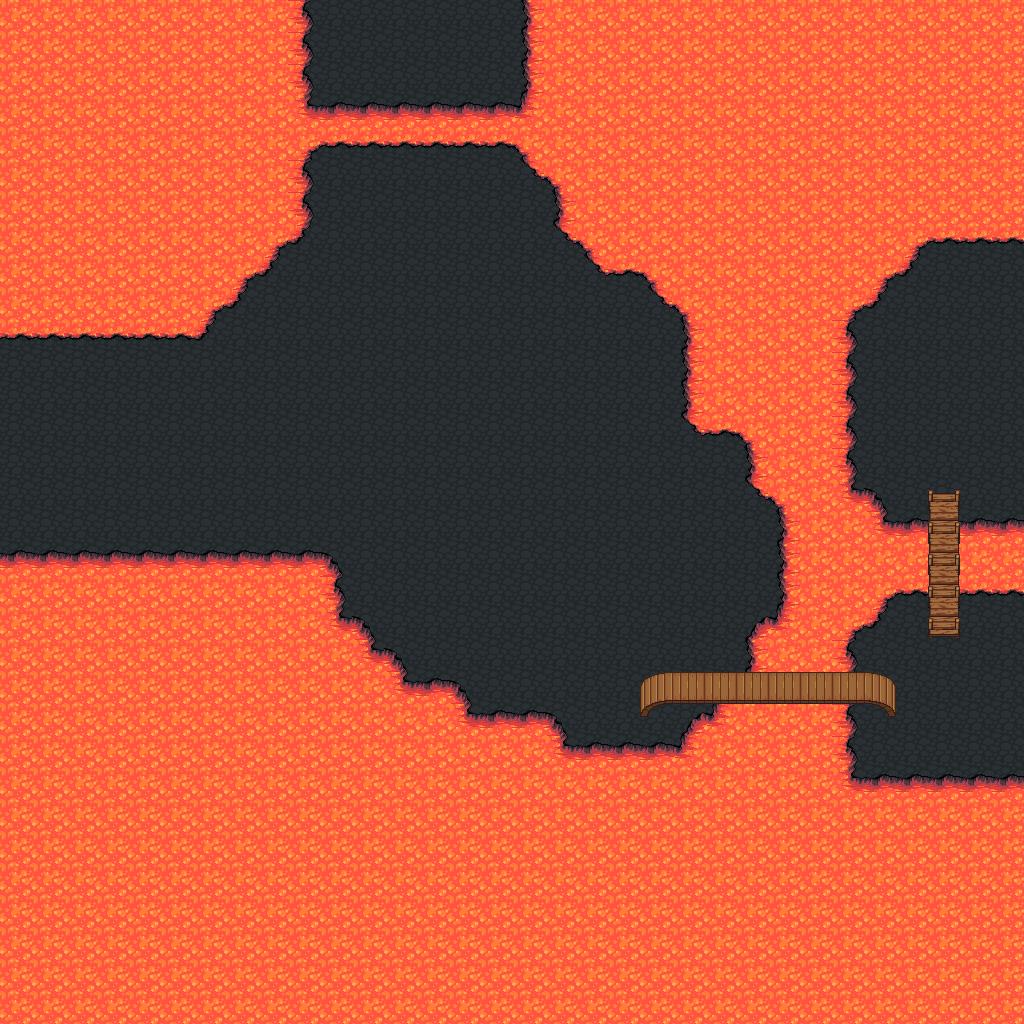

Tiled map render using the project's own tile images. Description and the map definition, with tile-layer contents summarised, below:
An orthogonal 32x32 tile map with 32x32 px tiles, 3 tile layers (background, fringe, object), 1 hidden layer not drawn, 2 tilesets and 17 objects (16x event, enemy).

<map version="1.0" tiledversion="1.1.2" orientation="orthogonal" renderorder="right-down" width="32" height="32" tilewidth="32" tileheight="32" infinite="0" backgroundcolor="#000000" nextobjectid="18">
 <properties>
  <property name="music" value="music/evil_temple.ogg" />
  <property name="tileset" value="tilesetdefs/volcano.txt" />
  <property name="title" value="Volcano" />
 </properties>
 <tileset firstgid="1" name="tiled_collision" tilewidth="32" tileheight="32" tilecount="15" columns="15">
  <image source="tiled_collision.png" width="480" height="32" />
 </tileset>
 <tileset firstgid="16" name="generic_background" tilewidth="32" tileheight="32" tilecount="702" columns="27">
  <image source="generic_background.png" width="864" height="832" />
 </tileset>
 <layer name="background" width="32" height="32">
  <data>[1024 cells, 1024 non-empty, 5 distinct tile ids]</data>
 </layer>
 <layer name="fringe" width="32" height="32">
  <data>[1024 cells, 135 non-empty, 19 distinct tile ids]</data>
 </layer>
 <layer name="object" width="32" height="32">
  <data>[1024 cells, 0 non-empty, 0 distinct tile ids]</data>
 </layer>
 <layer name="collision" width="32" height="32" visible="0">
  <data>[1024 cells, 121 non-empty, 1 distinct tile ids]</data>
 </layer>
 <objectgroup name="enemy">
  <object id="1" name="2 Skeleton Knights" type="enemy" x="416" y="288" width="128" height="192">
   <properties>
    <property name="category" value="skeletonknight" />
    <property name="level" value="2,2" />
    <property name="number" value="2,2" />
   </properties>
  </object>
 </objectgroup>
 <objectgroup name="event">
  <object id="2" name="Teleport to Volcano1" type="event" x="0" y="352" width="32" height="192">
   <properties>
    <property name="activate" value="on_trigger" />
    <property name="intermap" value="maps/volcano1.txt,30,18" />
   </properties>
  </object>
  <object id="3" name="Fire alert" type="event" x="320" y="160" width="192" height="96">
   <properties>
    <property name="activate" value="on_trigger" />
    <property name="msg" value="There might be a way to cross that small gap, but it looks deadly." />
    <property name="repeat" value="false" />
    <property name="soundfx" value="soundfx/powers/quake.ogg" />
   </properties>
  </object>
  <object id="4" name="Lava Trap" type="event" x="320" y="96" width="32" height="32">
   <properties>
    <property name="activate" value="static" />
    <property name="power" value="33" />
    <property name="power_damage" value="100,100" />
    <property name="tooltip" value="Lava River" />
   </properties>
  </object>
  <object id="5" name="Lava Trap" type="event" x="352" y="96" width="32" height="32">
   <properties>
    <property name="activate" value="static" />
    <property name="power" value="33" />
    <property name="power_damage" value="100,100" />
    <property name="tooltip" value="Lava River" />
   </properties>
  </object>
  <object id="6" name="Lava Trap" type="event" x="416" y="96" width="32" height="32">
   <properties>
    <property name="activate" value="static" />
    <property name="power" value="33" />
    <property name="power_damage" value="100,100" />
    <property name="tooltip" value="Lava River" />
   </properties>
  </object>
  <object id="7" name="Lava Trap" type="event" x="384" y="96" width="32" height="32">
   <properties>
    <property name="activate" value="static" />
    <property name="power" value="33" />
    <property name="power_damage" value="100,100" />
    <property name="tooltip" value="Lava River" />
   </properties>
  </object>
  <object id="8" name="Lava Trap" type="event" x="448" y="96" width="32" height="32">
   <properties>
    <property name="activate" value="static" />
    <property name="power" value="33" />
    <property name="power_damage" value="100,100" />
    <property name="tooltip" value="Lava River" />
   </properties>
  </object>
  <object id="9" name="Lava Trap" type="event" x="480" y="96" width="32" height="32">
   <properties>
    <property name="activate" value="static" />
    <property name="power" value="33" />
    <property name="power_damage" value="100,100" />
    <property name="tooltip" value="Lava River" />
   </properties>
  </object>
  <object id="10" name="Lava Trap" type="event" x="352" y="128" width="32" height="32">
   <properties>
    <property name="activate" value="static" />
    <property name="power" value="33" />
    <property name="power_damage" value="100,100" />
    <property name="tooltip" value="Lava River" />
   </properties>
  </object>
  <object id="11" name="Lava Trap" type="event" x="320" y="128" width="32" height="32">
   <properties>
    <property name="activate" value="static" />
    <property name="power" value="33" />
    <property name="power_damage" value="100,100" />
    <property name="tooltip" value="Lava River" />
   </properties>
  </object>
  <object id="12" name="Lava Trap" type="event" x="384" y="128" width="32" height="32">
   <properties>
    <property name="activate" value="static" />
    <property name="power" value="33" />
    <property name="power_damage" value="100,100" />
    <property name="tooltip" value="Lava River" />
   </properties>
  </object>
  <object id="13" name="Lava Trap" type="event" x="416" y="128" width="32" height="32">
   <properties>
    <property name="activate" value="static" />
    <property name="power" value="33" />
    <property name="power_damage" value="100,100" />
    <property name="tooltip" value="Lava River" />
   </properties>
  </object>
  <object id="14" name="Lava Trap" type="event" x="448" y="128" width="32" height="32">
   <properties>
    <property name="activate" value="static" />
    <property name="power" value="33" />
    <property name="power_damage" value="100,100" />
    <property name="tooltip" value="Lava River" />
   </properties>
  </object>
  <object id="15" name="Lava Trap" type="event" x="480" y="128" width="32" height="32">
   <properties>
    <property name="activate" value="static" />
    <property name="power" value="33" />
    <property name="power_damage" value="100,100" />
    <property name="tooltip" value="Lava River" />
   </properties>
  </object>
  <object id="16" name="Teleport to Volcano 4" type="event" x="992" y="256" width="32" height="256">
   <properties>
    <property name="activate" value="on_trigger" />
    <property name="intermap" value="maps/volcano4.txt,1,23" />
   </properties>
  </object>
  <object id="17" name="Teleport to Volcano5" type="event" x="320" y="0" width="192" height="32">
   <properties>
    <property name="activate" value="on_trigger" />
    <property name="intermap" value="maps/volcano5.txt,12,30" />
   </properties>
  </object>
 </objectgroup>
</map>
